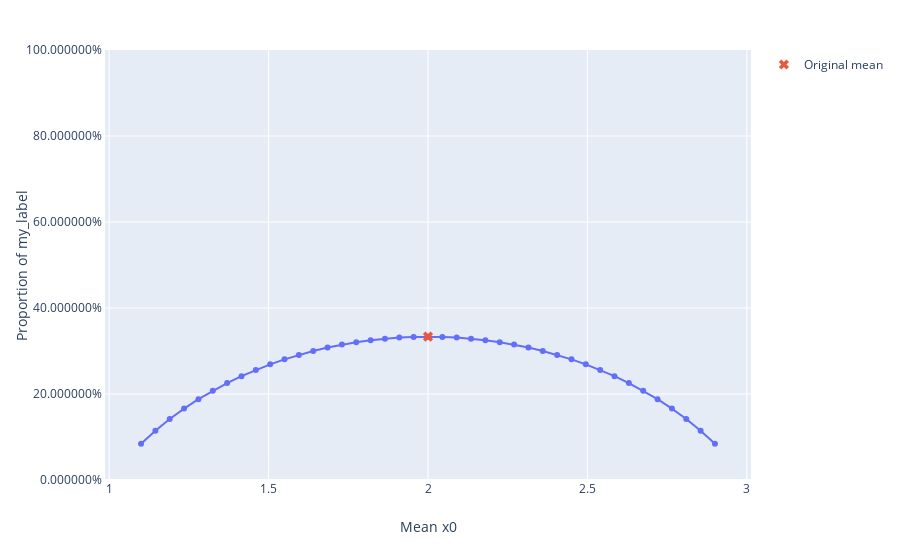

Notebook code for this chart:
### Code cell
explainer.plot_bias(X["x0"], y_pred, inline=True)

### Figure 1 — Plotly figure (JSON) as saved in the notebook; plotly's stock layout.template omitted (floating-point values rounded to 4 significant figures)
{"data": [{"hoverinfo": "x+y", "mode": "lines+markers", "showlegend": false, "type": "scatter", "x": [1.1, 1.145, 1.19, 1.235, 1.28, 1.325, 1.37, 1.415, 1.46, 1.505, 1.55, 1.595, 1.64, 1.685, 1.73, 1.775, 1.82, 1.865, 1.91, 1.955, 2, 2.045, 2.09, 2.135, 2.18, 2.225, 2.27, 2.315, 2.36, 2.405, 2.45, 2.495, 2.54, 2.585, 2.63, 2.675, 2.72, 2.765, 2.81, 2.855, 2.9], "y": [0.08433, 0.1147, 0.1418, 0.166, 0.1879, 0.2076, 0.2254, 0.2414, 0.2559, 0.269, 0.2806, 0.291, 0.3001, 0.308, 0.3149, 0.3206, 0.3252, 0.3288, 0.3313, 0.3328, 0.3333, 0.3328, 0.3313, 0.3288, 0.3252, 0.3206, 0.3149, 0.308, 0.3001, 0.291, 0.2806, 0.269, 0.2559, 0.2414, 0.2254, 0.2076, 0.1879, 0.166, 0.1418, 0.1147, 0.08433]}, {"hoverinfo": "skip", "marker": {"size": 9, "symbol": "x"}, "mode": "markers", "name": "Original mean", "type": "scatter", "x": [2], "y": [0.3333]}], "layout": {"margin": {"r": 50, "t": 50}, "xaxis": {"title": {"text": "Mean x0"}, "zeroline": false}, "yaxis": {"range": [0, 1], "showline": true, "tickformat": "%", "title": {"text": "Proportion of my_label"}}}}
